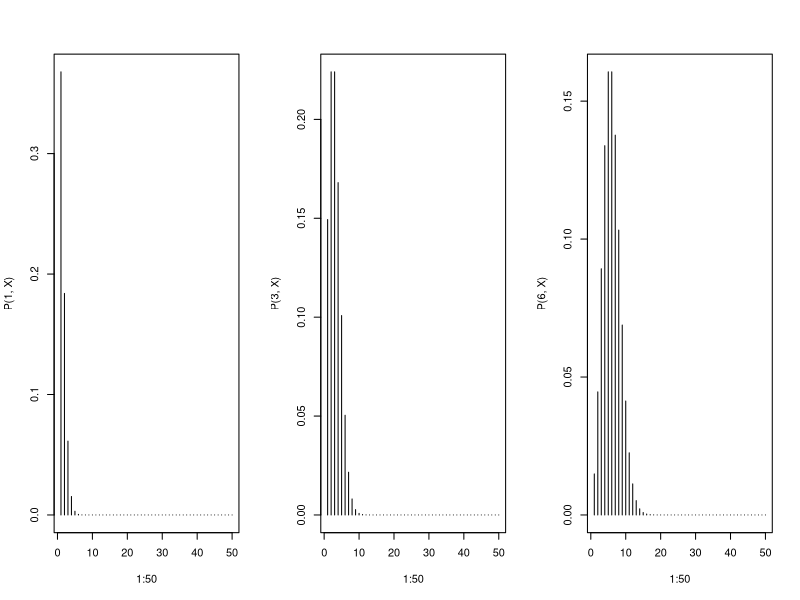

Write the R code that produced this figure.
#Poision

P = function(l, x) {
  PDF = (exp(-l) * l ^ x) / factorial(x)
  return(PDF)
}

par(mfrow = c(1, 3))

X = seq(1, 50, 1)

plot(1:50, P(1, X), type = "h")
plot(1:50, P(3, X), type = "h")
plot(1:50, P(6, X), type = "h")